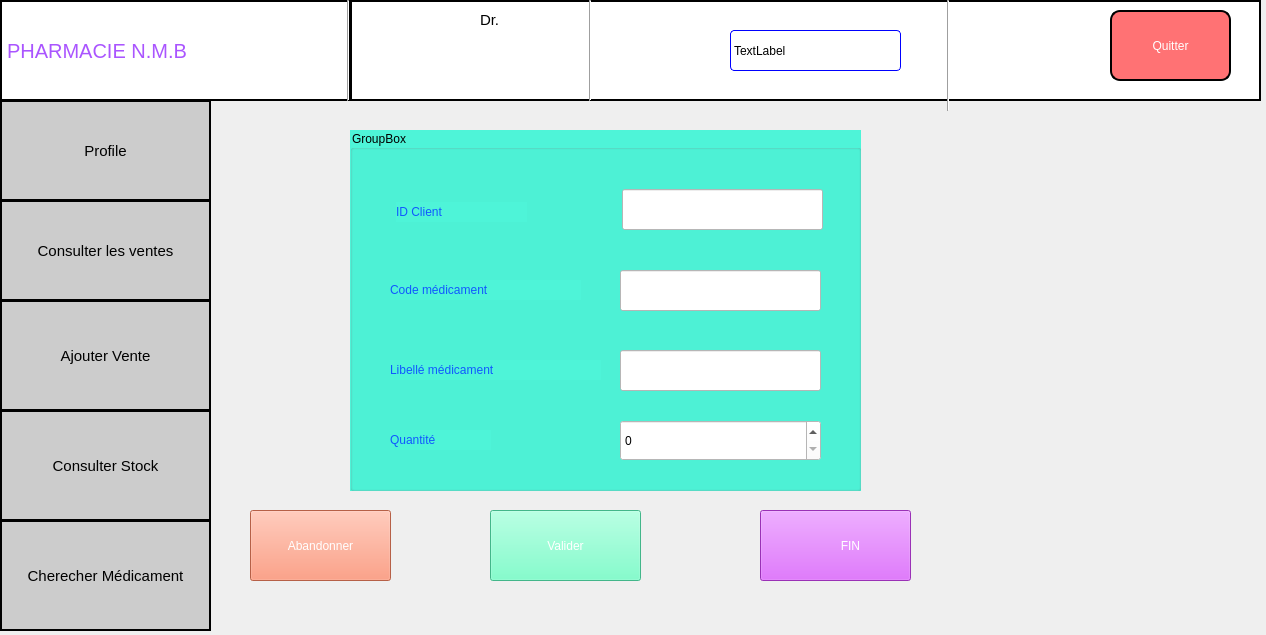
<?xml version="1.0" encoding="UTF-8"?>
<ui version="4.0">
 <class>ajouterVente</class>
 <widget class="QDialog" name="ajouterVente">
  <property name="geometry">
   <rect>
    <x>0</x>
    <y>0</y>
    <width>1266</width>
    <height>635</height>
   </rect>
  </property>
  <property name="windowTitle">
   <string>Dialog</string>
  </property>
  <widget class="QPushButton" name="pushButton_affiche_vente">
   <property name="geometry">
    <rect>
     <x>0</x>
     <y>200</y>
     <width>211</width>
     <height>101</height>
    </rect>
   </property>
   <property name="styleSheet">
    <string notr="true">font-size:	15px;border:2px solid black;
background-color: rgb(204, 204, 204);</string>
   </property>
   <property name="text">
    <string>Consulter les ventes</string>
   </property>
  </widget>
  <widget class="Line" name="line_4">
   <property name="geometry">
    <rect>
     <x>580</x>
     <y>0</y>
     <width>20</width>
     <height>101</height>
    </rect>
   </property>
   <property name="orientation">
    <enum>Qt::Vertical</enum>
   </property>
  </widget>
  <widget class="QLabel" name="label_4">
   <property name="geometry">
    <rect>
     <x>400</x>
     <y>10</y>
     <width>61</width>
     <height>81</height>
    </rect>
   </property>
   <property name="text">
    <string/>
   </property>
   <property name="pixmap">
    <pixmap resource="ressource.qrc">:/res/image/WhatsApp Image 2024-04-30 à 20.55.44_6b270705.jpg</pixmap>
   </property>
   <property name="scaledContents">
    <bool>true</bool>
   </property>
  </widget>
  <widget class="QPushButton" name="ButtonProfil">
   <property name="geometry">
    <rect>
     <x>0</x>
     <y>100</y>
     <width>211</width>
     <height>101</height>
    </rect>
   </property>
   <property name="styleSheet">
    <string notr="true">font-size:15px;border:2px solid black;
background-color: rgb(204, 204, 204);</string>
   </property>
   <property name="text">
    <string>Profile</string>
   </property>
  </widget>
  <widget class="QLabel" name="label_8">
   <property name="geometry">
    <rect>
     <x>270</x>
     <y>10</y>
     <width>61</width>
     <height>81</height>
    </rect>
   </property>
   <property name="styleSheet">
    <string notr="true">background-color: rgb(255, 255, 255);</string>
   </property>
   <property name="text">
    <string/>
   </property>
   <property name="pixmap">
    <pixmap resource="ressource.qrc">:/res/image/devenir-pharmacien-921x1024.png</pixmap>
   </property>
   <property name="scaledContents">
    <bool>true</bool>
   </property>
  </widget>
  <widget class="QLabel" name="label">
   <property name="geometry">
    <rect>
     <x>600</x>
     <y>320</y>
     <width>37</width>
     <height>12</height>
    </rect>
   </property>
   <property name="text">
    <string/>
   </property>
  </widget>
  <widget class="QLabel" name="label_2">
   <property name="geometry">
    <rect>
     <x>0</x>
     <y>0</y>
     <width>351</width>
     <height>101</height>
    </rect>
   </property>
   <property name="styleSheet">
    <string notr="true">background-color: rgb(255, 255, 255);font-size:20px;
font: 20pt &quot;Segoe Script&quot;;color:rgb(170, 85, 255);border:2px solid black;</string>
   </property>
   <property name="text">
    <string>PHARMACIE N.M.B</string>
   </property>
  </widget>
  <widget class="QLabel" name="label_6">
   <property name="geometry">
    <rect>
     <x>480</x>
     <y>10</y>
     <width>101</width>
     <height>20</height>
    </rect>
   </property>
   <property name="styleSheet">
    <string notr="true">background-color: rgb(255, 255, 255);font-size:15px;
font: 600 16pt &quot;Segoe UI Variable Text Semibold&quot;;</string>
   </property>
   <property name="text">
    <string>Dr.</string>
   </property>
  </widget>
  <widget class="QPushButton" name="pushButton_6">
   <property name="geometry">
    <rect>
     <x>1110</x>
     <y>10</y>
     <width>121</width>
     <height>71</height>
    </rect>
   </property>
   <property name="styleSheet">
    <string notr="true">border:2px solid black;color:white;border-radius:10px;
font: 900 12pt &quot;Arial Black&quot;;
background-color: rgb(255, 114, 116);</string>
   </property>
   <property name="text">
    <string>Quitter</string>
   </property>
  </widget>
  <widget class="QPushButton" name="pushButton_ajouter_vente">
   <property name="geometry">
    <rect>
     <x>0</x>
     <y>300</y>
     <width>211</width>
     <height>111</height>
    </rect>
   </property>
   <property name="styleSheet">
    <string notr="true">
background-color: rgb(204, 204, 204);;font-size:15px;border:2px solid black;</string>
   </property>
   <property name="text">
    <string>Ajouter Vente</string>
   </property>
  </widget>
  <widget class="QPushButton" name="pushButton_4">
   <property name="geometry">
    <rect>
     <x>0</x>
     <y>520</y>
     <width>211</width>
     <height>111</height>
    </rect>
   </property>
   <property name="styleSheet">
    <string notr="true">background-color: rgb(204, 204, 204);font-size:15px;border:2px solid black;</string>
   </property>
   <property name="text">
    <string>Cherecher Médicament</string>
   </property>
  </widget>
  <widget class="QLabel" name="label_5">
   <property name="geometry">
    <rect>
     <x>630</x>
     <y>20</y>
     <width>61</width>
     <height>61</height>
    </rect>
   </property>
   <property name="text">
    <string/>
   </property>
   <property name="pixmap">
    <pixmap resource="ressource.qrc">:/res/image/OIP (3).jpeg</pixmap>
   </property>
   <property name="scaledContents">
    <bool>true</bool>
   </property>
  </widget>
  <widget class="QPushButton" name="pushButton_Consulter_stock">
   <property name="geometry">
    <rect>
     <x>0</x>
     <y>410</y>
     <width>211</width>
     <height>111</height>
    </rect>
   </property>
   <property name="styleSheet">
    <string notr="true">background-color: rgb(204, 204, 204);font-size:15px;border:2px solid black;</string>
   </property>
   <property name="text">
    <string>Consulter Stock</string>
   </property>
  </widget>
  <widget class="QLabel" name="label_7">
   <property name="geometry">
    <rect>
     <x>1000</x>
     <y>10</y>
     <width>71</width>
     <height>71</height>
    </rect>
   </property>
   <property name="styleSheet">
    <string notr="true">background-color: white;</string>
   </property>
   <property name="text">
    <string/>
   </property>
   <property name="pixmap">
    <pixmap resource="ressource.qrc">:/res/image/R (1).png</pixmap>
   </property>
   <property name="scaledContents">
    <bool>true</bool>
   </property>
  </widget>
  <widget class="Line" name="line">
   <property name="geometry">
    <rect>
     <x>940</x>
     <y>0</y>
     <width>16</width>
     <height>111</height>
    </rect>
   </property>
   <property name="orientation">
    <enum>Qt::Vertical</enum>
   </property>
  </widget>
  <widget class="QLabel" name="nome_user">
   <property name="geometry">
    <rect>
     <x>480</x>
     <y>60</y>
     <width>101</width>
     <height>20</height>
    </rect>
   </property>
   <property name="styleSheet">
    <string notr="true">background-color:white;
font: 900 14pt &quot;Arial Black&quot;;</string>
   </property>
   <property name="text">
    <string/>
   </property>
  </widget>
  <widget class="Line" name="line_2">
   <property name="geometry">
    <rect>
     <x>340</x>
     <y>0</y>
     <width>16</width>
     <height>101</height>
    </rect>
   </property>
   <property name="orientation">
    <enum>Qt::Vertical</enum>
   </property>
  </widget>
  <widget class="QLabel" name="label_date">
   <property name="geometry">
    <rect>
     <x>730</x>
     <y>30</y>
     <width>171</width>
     <height>41</height>
    </rect>
   </property>
   <property name="styleSheet">
    <string notr="true">border:1px solid blue;border-radius:4px;
font: 10pt &quot;Rockwell&quot;;
background-color: rgb(255, 255, 255);</string>
   </property>
   <property name="text">
    <string>TextLabel</string>
   </property>
  </widget>
  <widget class="QLabel" name="label_3">
   <property name="geometry">
    <rect>
     <x>350</x>
     <y>0</y>
     <width>911</width>
     <height>101</height>
    </rect>
   </property>
   <property name="styleSheet">
    <string notr="true">background-color: rgb(255, 255, 255);border:2px solid black;</string>
   </property>
   <property name="text">
    <string/>
   </property>
  </widget>
  <widget class="QGroupBox" name="groupBox">
   <property name="geometry">
    <rect>
     <x>350</x>
     <y>130</y>
     <width>511</width>
     <height>361</height>
    </rect>
   </property>
   <property name="styleSheet">
    <string notr="true">background-color: rgb(78, 244, 216);</string>
   </property>
   <property name="title">
    <string>GroupBox</string>
   </property>
   <widget class="QLineEdit" name="lineEdit_code_med">
    <property name="geometry">
     <rect>
      <x>270</x>
      <y>140</y>
      <width>201</width>
      <height>41</height>
     </rect>
    </property>
    <property name="styleSheet">
     <string notr="true">background-color: rgb(255, 255, 255);
font: 16pt &quot;Segoe UI&quot;;</string>
    </property>
   </widget>
   <widget class="QLabel" name="label_10">
    <property name="geometry">
     <rect>
      <x>40</x>
      <y>230</y>
      <width>211</width>
      <height>20</height>
     </rect>
    </property>
    <property name="styleSheet">
     <string notr="true">font: 900 14pt &quot;Arial Black&quot;;color: rgb(16, 88, 255);</string>
    </property>
    <property name="text">
     <string>Libellé médicament</string>
    </property>
   </widget>
   <widget class="QLineEdit" name="lineEdit_Libell">
    <property name="geometry">
     <rect>
      <x>270</x>
      <y>220</y>
      <width>201</width>
      <height>41</height>
     </rect>
    </property>
    <property name="styleSheet">
     <string notr="true">background-color: rgb(255, 255, 255);
font: 16pt &quot;Segoe UI&quot;;</string>
    </property>
   </widget>
   <widget class="QLabel" name="label_9">
    <property name="geometry">
     <rect>
      <x>40</x>
      <y>150</y>
      <width>191</width>
      <height>20</height>
     </rect>
    </property>
    <property name="styleSheet">
     <string notr="true">font: 900 14pt &quot;Arial Black&quot;;
color: rgb(16, 88, 255);

</string>
    </property>
    <property name="text">
     <string>Code médicament</string>
    </property>
   </widget>
   <widget class="QLabel" name="label_11">
    <property name="geometry">
     <rect>
      <x>40</x>
      <y>300</y>
      <width>101</width>
      <height>20</height>
     </rect>
    </property>
    <property name="styleSheet">
     <string notr="true">font: 900 14pt &quot;Arial Black&quot;;color: rgb(16, 88, 255);</string>
    </property>
    <property name="text">
     <string>Quantité</string>
    </property>
   </widget>
   <widget class="QSpinBox" name="spinBox_quantite">
    <property name="geometry">
     <rect>
      <x>270</x>
      <y>290</y>
      <width>201</width>
      <height>41</height>
     </rect>
    </property>
    <property name="styleSheet">
     <string notr="true">font: 16pt &quot;Segoe UI&quot;;
background-color: rgb(255, 255, 255);</string>
    </property>
   </widget>
   <widget class="QLineEdit" name="lineEdit_Id_Client">
    <property name="geometry">
     <rect>
      <x>272</x>
      <y>59</y>
      <width>201</width>
      <height>41</height>
     </rect>
    </property>
    <property name="styleSheet">
     <string notr="true">background-color: rgb(255, 255, 255);</string>
    </property>
   </widget>
   <widget class="QLabel" name="label_12">
    <property name="geometry">
     <rect>
      <x>46</x>
      <y>72</y>
      <width>131</width>
      <height>20</height>
     </rect>
    </property>
    <property name="styleSheet">
     <string notr="true">font: 900 14pt &quot;Arial Black&quot;;
color: rgb(16, 88, 255);
</string>
    </property>
    <property name="text">
     <string>ID Client</string>
    </property>
   </widget>
   <zorder>label_10</zorder>
   <zorder>lineEdit_code_med</zorder>
   <zorder>lineEdit_Libell</zorder>
   <zorder>label_9</zorder>
   <zorder>label_11</zorder>
   <zorder>spinBox_quantite</zorder>
   <zorder>lineEdit_Id_Client</zorder>
   <zorder>label_12</zorder>
  </widget>
  <widget class="QPushButton" name="pushButton_Abandonner">
   <property name="geometry">
    <rect>
     <x>250</x>
     <y>510</y>
     <width>141</width>
     <height>71</height>
    </rect>
   </property>
   <property name="styleSheet">
    <string notr="true">font: 16pt &quot;Arial Rounded MT Bold&quot;;
color:rgb(255, 255, 255);
background-color: rgb(255, 135, 99);</string>
   </property>
   <property name="text">
    <string>Abandonner</string>
   </property>
  </widget>
  <widget class="QPushButton" name="pushButton_Valider_Vente">
   <property name="geometry">
    <rect>
     <x>490</x>
     <y>510</y>
     <width>151</width>
     <height>71</height>
    </rect>
   </property>
   <property name="styleSheet">
    <string notr="true">font: 20pt &quot;Arial Rounded MT Bold&quot;;
background-color: rgb(94, 255, 193);
color: rgb(255, 255, 255);</string>
   </property>
   <property name="text">
    <string>Valider</string>
   </property>
  </widget>
  <widget class="QPushButton" name="pushButton_FiVente_Affiche_facture">
   <property name="geometry">
    <rect>
     <x>760</x>
     <y>510</y>
     <width>151</width>
     <height>71</height>
    </rect>
   </property>
   <property name="styleSheet">
    <string notr="true">font: 20pt &quot;Arial Rounded MT Bold&quot;;
background-color: rgb(215, 69, 255);
color: rgb(255, 255, 255);</string>
   </property>
   <property name="text">
    <string>         FIN</string>
   </property>
  </widget>
  <widget class="QLabel" name="label_13">
   <property name="geometry">
    <rect>
     <x>780</x>
     <y>520</y>
     <width>41</width>
     <height>51</height>
    </rect>
   </property>
   <property name="styleSheet">
    <string notr="true">color: rgb(191, 112, 255);</string>
   </property>
   <property name="text">
    <string/>
   </property>
   <property name="pixmap">
    <pixmap resource="ressource.qrc">:/res/image/invoice-vector-icon.jpg</pixmap>
   </property>
   <property name="scaledContents">
    <bool>true</bool>
   </property>
  </widget>
  <zorder>groupBox</zorder>
  <zorder>label_3</zorder>
  <zorder>label_2</zorder>
  <zorder>pushButton_affiche_vente</zorder>
  <zorder>line_4</zorder>
  <zorder>label_4</zorder>
  <zorder>ButtonProfil</zorder>
  <zorder>label_8</zorder>
  <zorder>label</zorder>
  <zorder>label_6</zorder>
  <zorder>pushButton_6</zorder>
  <zorder>pushButton_ajouter_vente</zorder>
  <zorder>pushButton_4</zorder>
  <zorder>label_5</zorder>
  <zorder>pushButton_Consulter_stock</zorder>
  <zorder>label_7</zorder>
  <zorder>line</zorder>
  <zorder>nome_user</zorder>
  <zorder>line_2</zorder>
  <zorder>label_date</zorder>
  <zorder>pushButton_Abandonner</zorder>
  <zorder>pushButton_Valider_Vente</zorder>
  <zorder>pushButton_FiVente_Affiche_facture</zorder>
  <zorder>label_13</zorder>
 </widget>
 <resources>
  <include location="ressource.qrc"/>
 </resources>
 <connections/>
</ui>
